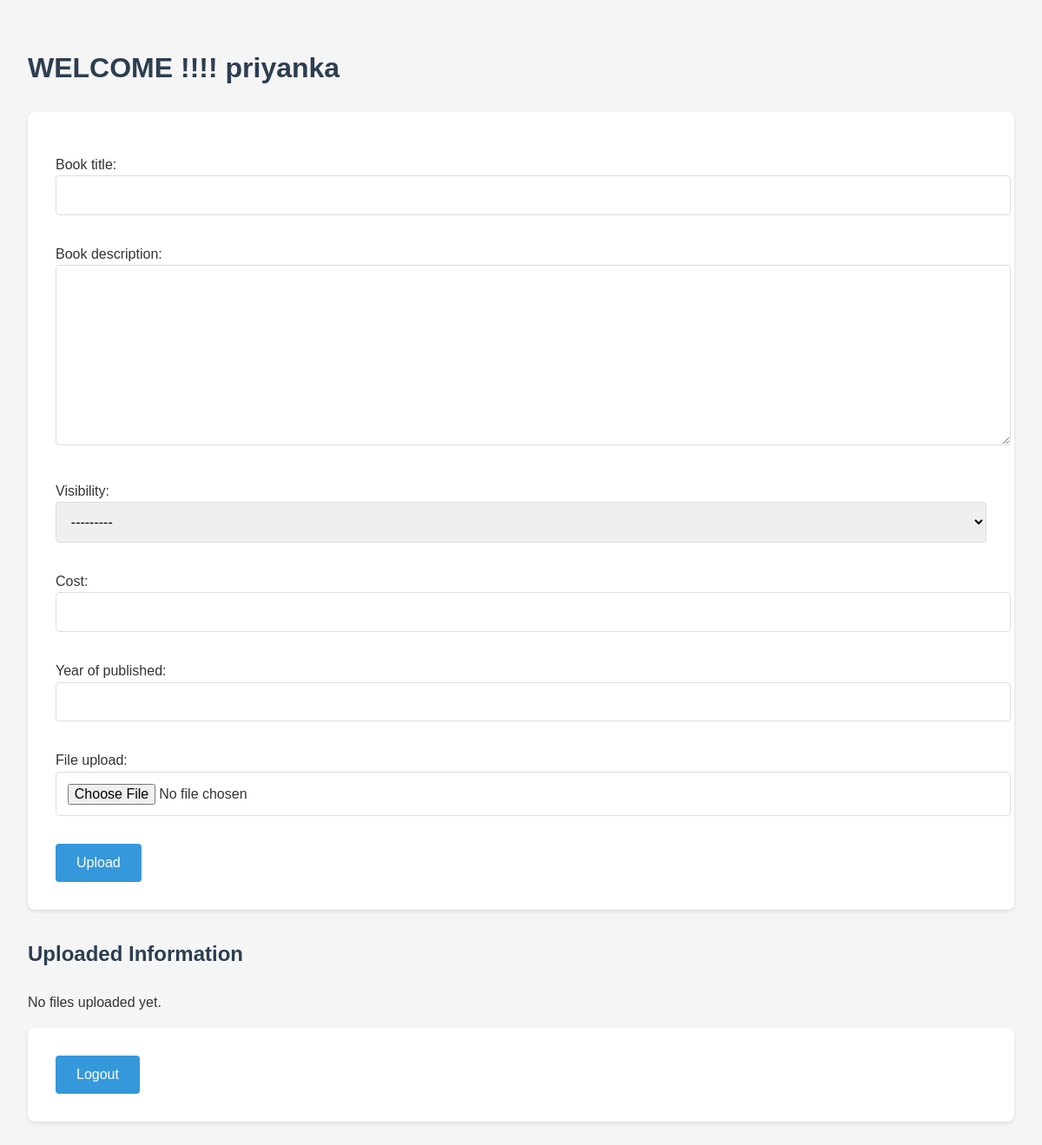
Before: /upload/ (signed in) with the older database file.
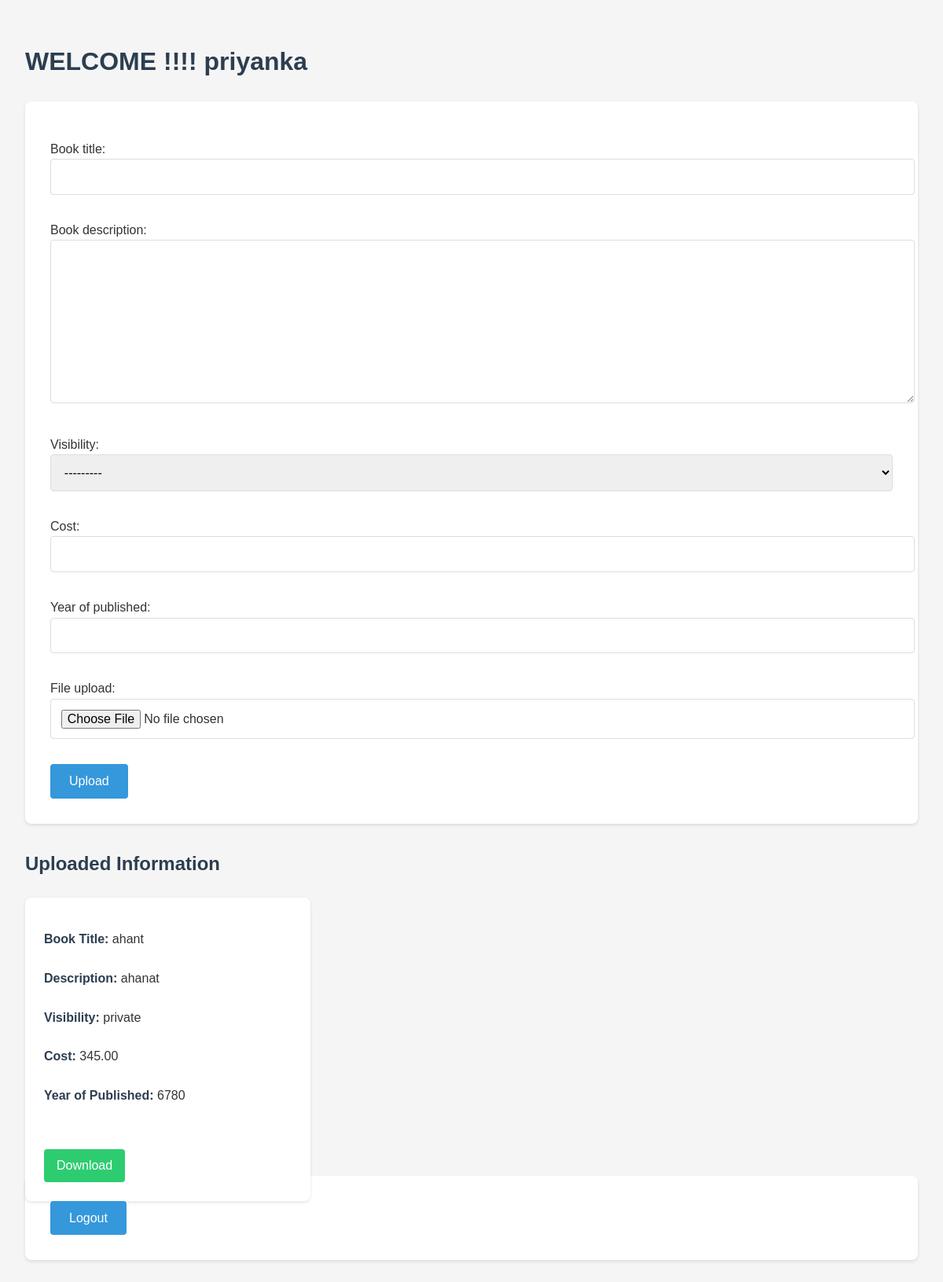
After: the same page with the newer database file.
### accounts/models.py (models this page shows, shortened)
class UploadedFiles(models.Model):
    book_title = models.CharField(max_length=100)
    book_description = models.TextField()
    visibility = models.CharField(max_length=10, choices=[('public', 'Public'), ('private', 'Private')])
    cost = models.DecimalField(max_digits=10, decimal_places=2)
    year_of_published = models.PositiveIntegerField()
    file_upload = models.FileField(upload_to='news/', null=True, blank=True)
    user = models.ForeignKey(CustomUser, on_delete=models.CASCADE, null=True, blank=True)  # Nullable field

### accounts/views.py (the view)
# urls.py: path('upload/', views.upload_file, name='upload_file'),
@login_required
def upload_file(request):
    files = UploadedFiles.objects.filter(user=request.user)
    if request.method == 'POST':
        form = UploadedFilesForm(request.POST, request.FILES)
        if form.is_valid():
            uploaded_file = form.save(commit=False)
            uploaded_file.user = request.user
            uploaded_file.save()
            return redirect('upload_file')
    else:
        form = UploadedFilesForm()
    return render(request, 'uploadfiles.html', {'form': form, 'files': files})

### accounts/forms.py
class UploadedFilesForm(forms.ModelForm):
    class Meta:
        model = UploadedFiles
        fields = ['book_title', 'book_description', 'visibility', 'cost', 'year_of_published', 'file_upload']

### templates/uploadfiles.html (shortened to what this page needs)
<!DOCTYPE html>
<html lang="en">
<head>
     {%load static%}
        <link rel="stylesheet" href="{% static 'upload.css' %}">
</head>
<body>
<h1>WELCOME !!!! {{user.username}}</h1>
<form method="post" enctype="multipart/form-data">
    {{ form.as_p }}
    <button type="submit">Upload</button>
</form>
<h2>Uploaded Information</h2>
    {% if files %}
        <ul>
            {% for file in files %}
                <li>
                    <p><strong>Book Title:</strong> {{ file.book_title }}</p>
                    <p><strong>Description:</strong> {{ file.book_description }}</p>
                    <p><strong>Visibility:</strong> {{ file.visibility }}</p>
                    <p><strong>Cost:</strong> {{ file.cost }}</p>
                    <p><strong>Year of Published:</strong> {{ file.year_of_published }}</p>
                    {% if file.file_upload %}
                        <a href="{{ file.file_upload.url }}" target="_blank">Download </a>
                    {% else %}
                        <p>No file uploaded.</p>
                    {% endif %}
                </li>
            {% endfor %}
        </ul>
    {% else %}
        <p>No files uploaded yet.</p>
    {% endif %}
<form method="post" action="{% url 'logout' %}">
    <button type="submit">Logout</button>
</form>
</body>
</html>

Changed rows visible on the page:
added UploadedFiles: book_title "ahant", book_description "ahanat", visibility "private", cost "345.00", year_of_published "6780"
Other visible differences:
text no longer shown: "No files uploaded yet."
